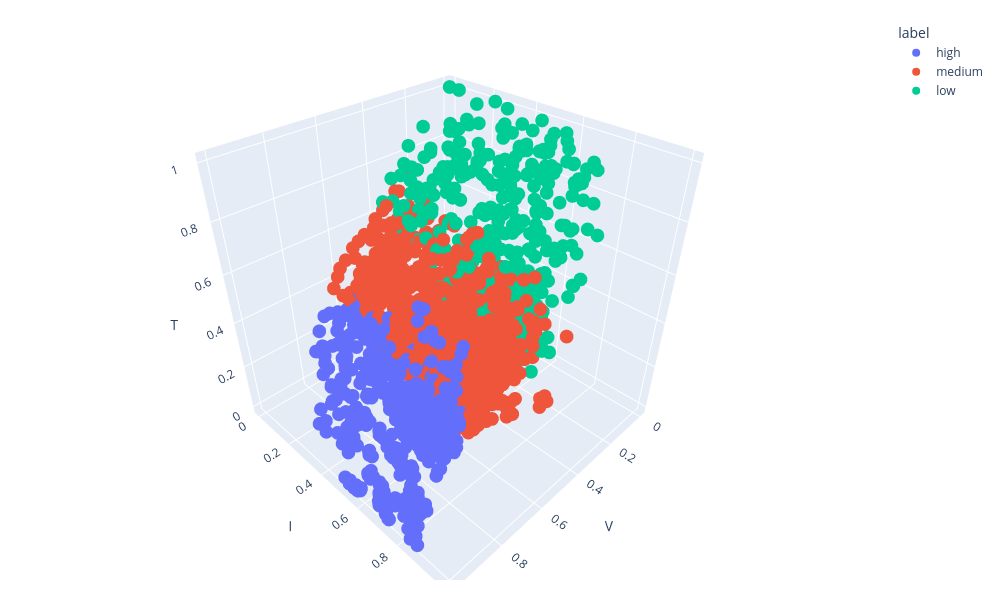

The notebook cell saved with this chart:
### Markdown cell above
We can plot it in 3D as well:

### Code cell
fig = px.scatter_3d(data_frame=data_bat, x='V', y='I', z='T', color='label', width=1000, height=600)
fig.update_layout(margin=dict(l=20, r=20, t=20, b=20),)
fig.show()

### Figure 1 — Plotly figure (JSON) as saved in the notebook; plotly's stock layout.template omitted (floating-point values rounded to 4 significant figures; data arrays with more than 128 entries replaced by an {"elided": "..."} marker saying what was removed)
{"data": [{"hovertemplate": "label=high<br>V=%{x}<br>I=%{y}<br>T=%{z}<extra></extra>", "legendgroup": "high", "marker": {"color": "#636efa", "symbol": "circle"}, "mode": "markers", "name": "high", "scene": "scene", "showlegend": true, "type": "scatter3d", "x": {"elided": "601 float values"}, "y": {"elided": "601 float values"}, "z": {"elided": "601 float values"}}, {"hovertemplate": "label=medium<br>V=%{x}<br>I=%{y}<br>T=%{z}<extra></extra>", "legendgroup": "medium", "marker": {"color": "#EF553B", "symbol": "circle"}, "mode": "markers", "name": "medium", "scene": "scene", "showlegend": true, "type": "scatter3d", "x": {"elided": "1116 float values"}, "y": {"elided": "1116 float values"}, "z": {"elided": "1116 float values"}}, {"hovertemplate": "label=low<br>V=%{x}<br>I=%{y}<br>T=%{z}<extra></extra>", "legendgroup": "low", "marker": {"color": "#00cc96", "symbol": "circle"}, "mode": "markers", "name": "low", "scene": "scene", "showlegend": true, "type": "scatter3d", "x": {"elided": "498 float values"}, "y": {"elided": "498 float values"}, "z": {"elided": "498 float values"}}], "layout": {"height": 600, "legend": {"title": {"text": "label"}, "tracegroupgap": 0}, "margin": {"b": 20, "l": 20, "r": 20, "t": 20}, "scene": {"domain": {"x": [0, 1], "y": [0, 1]}, "xaxis": {"title": {"text": "V"}}, "yaxis": {"title": {"text": "I"}}, "zaxis": {"title": {"text": "T"}}}, "width": 1000}}
